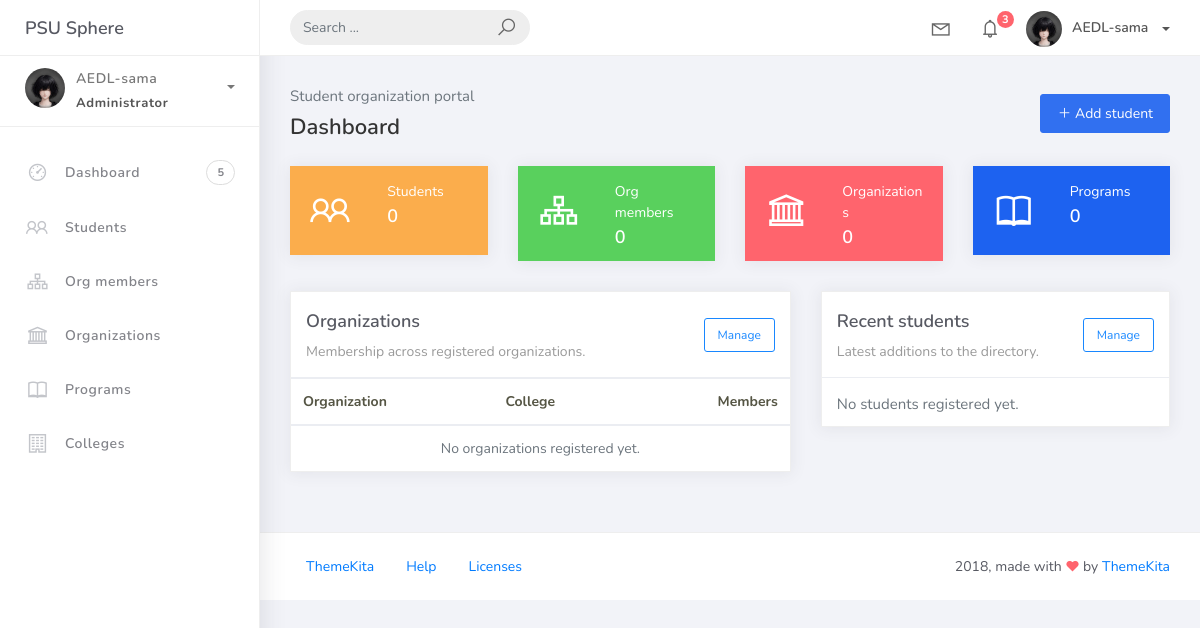
Page /index.html on the earlier database version.
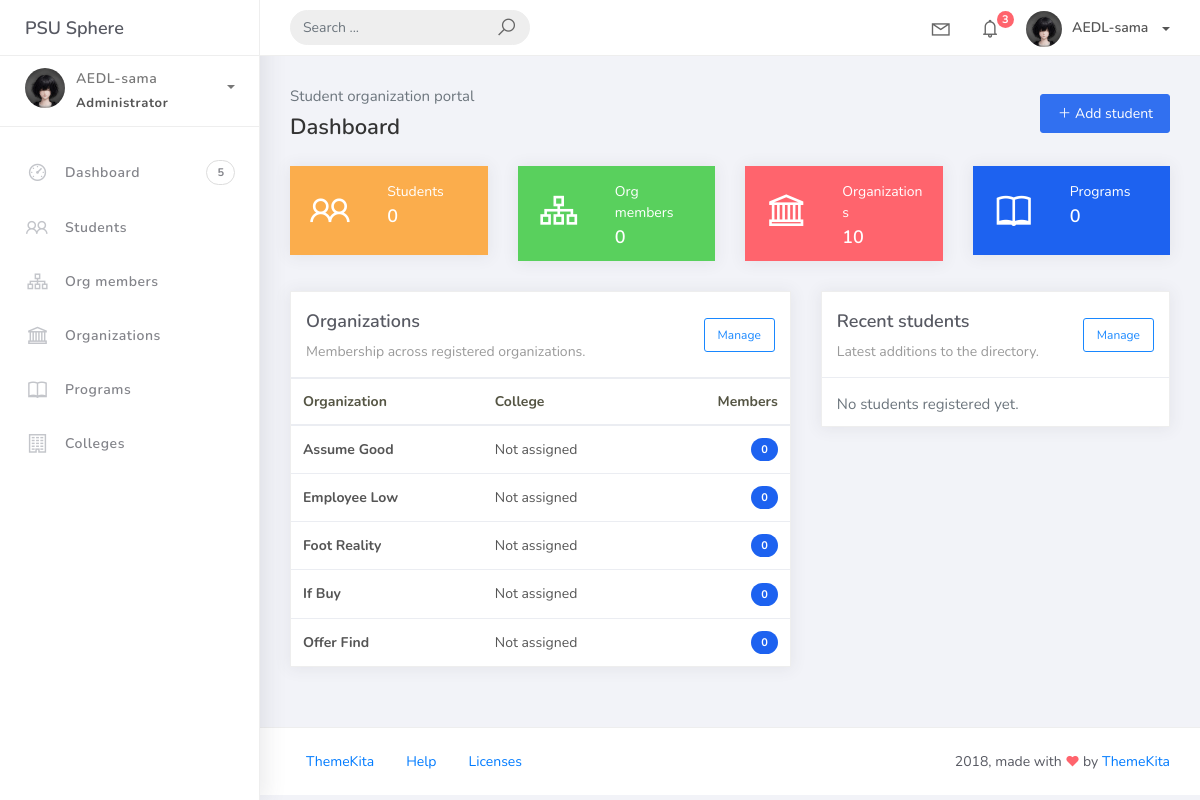
Same page on the later database version.
### studentorg/models.py (models this page shows, shortened)
class BaseModel(models.Model):
    created_at = models.DateTimeField(auto_now_add=True, db_index=True)
    updated_at = models.DateTimeField(auto_now=True)
    class Meta:
        abstract = True

class Organization(BaseModel):
    name = models.CharField(max_length=250)
    college = models.ForeignKey(College, null=True, blank=True, on_delete=models.CASCADE)
    description = models.CharField(max_length=500)

### studentorg/views.py (the view)
# urls.py: path('index.html', dashboard, name='index'),
def dashboard(request):
    context = {
        "student_count": Student.objects.count(),
        "member_count": OrgMember.objects.count(),
        "organization_count": Organization.objects.count(),
        "program_count": Program.objects.count(),
        "college_count": College.objects.count(),
        "organizations": Organization.objects.annotate(member_count=Count("orgmember")).order_by("name")[:5],
        "recent_students": Student.objects.select_related("program").order_by("-created_at")[:5],
    }
    return render(request, "index.html", context)

### templates/index.html (shortened to what this page needs)
{% extends 'base.html' %}
{% block content %}
<div class="container-fluid">
	<div class="d-flex align-items-center justify-content-between mb-4">
		<div>
			<p class="text-muted mb-1">Student organization portal</p>
			<h4 class="page-title mb-0">Dashboard</h4>
		</div>
		<a href="{% url 'student-list' %}" class="btn btn-primary"><i class="la la-plus"></i> Add student</a>
	</div>
	<div class="row">
		<div class="col-md-3"><div class="card card-stats card-warning"><div class="card-body"><div class="row"><div class="col-5"><div class="icon-big text-center"><i class="la la-users"></i></div></div><div class="col-7"><div class="numbers"><p class="card-category">Students</p><h4 class="card-title">{{ student_count }}</h4></div></div></div></div></div></div>
		<div class="col-md-3"><div class="card card-stats card-success"><div class="card-body"><div class="row"><div class="col-5"><div class="icon-big text-center"><i class="la la-sitemap"></i></div></div><div class="col-7"><div class="numbers"><p class="card-category">Org members</p><h4 class="card-title">{{ member_count }}</h4></div></div></div></div></div></div>
		<div class="col-md-3"><div class="card card-stats card-danger"><div class="card-body"><div class="row"><div class="col-5"><div class="icon-big text-center"><i class="la la-institution"></i></div></div><div class="col-7"><div class="numbers"><p class="card-category">Organizations</p><h4 class="card-title">{{ organization_count }}</h4></div></div></div></div></div></div>
		<div class="col-md-3"><div class="card card-stats card-primary"><div class="card-body"><div class="row"><div class="col-5"><div class="icon-big text-center"><i class="la la-book"></i></div></div><div class="col-7"><div class="numbers"><p class="card-category">Programs</p><h4 class="card-title">{{ program_count }}</h4></div></div></div></div></div></div>
	</div>
	<div class="row">
		<div class="col-lg-7">
			<div class="card">
				<div class="card-header d-flex justify-content-between align-items-center"><div><div class="card-title mb-1">Organizations</div><div class="card-category">Membership across registered organizations.</div></div><a href="{% url 'organization-list' %}" class="btn btn-sm btn-outline-primary">Manage</a></div>
				<div class="card-body p-0"><div class="table-responsive"><table class="table table-hover mb-0"><thead><tr><th>Organization</th><th>College</th><th class="text-right">Members</th></tr></thead><tbody>{% for organization in organizations %}<tr><td><strong>{{ organization.name }}</strong></td><td>{{ organization.college|default:"Not assigned" }}</td><td class="text-right"><span class="badge badge-primary">{{ organization.member_count }}</span></td></tr>{% empty %}<tr><td colspan="3" class="text-center text-muted py-4">No organizations registered yet.</td></tr>{% endfor %}</tbody></table></div></div>
			</div>
		</div>
		<div class="col-lg-5">
			<div class="card">
				<div class="card-header d-flex justify-content-between align-items-center"><div><div class="card-title mb-1">Recent students</div><div class="card-category">Latest additions to the directory.</div></div><a href="{% url 'student-list' %}" class="btn btn-sm btn-outline-primary">Manage</a></div>
				<div class="card-body"><div class="list-group list-group-flush">{% for student in recent_students %}<div class="list-group-item px-0 d-flex justify-content-between align-items-center"><div><strong>{{ student.lastname }}, {{ student.firstname }}</strong><small class="d-block text-muted">{{ student.student_id }} · {{ student.program }}</small></div><i class="la la-angle-right text-muted"></i></div>{% empty %}<p class="text-muted mb-0">No students registered yet.</p>{% endfor %}</div></div>
			</div>
		</div>
	</div>
</div>
{% endblock %}
{% load static %}
{% load static %}

### templates/base.html (shortened to what this page needs)
{% load static %}
<!DOCTYPE html>
<html>
<head>
	<link rel="stylesheet" href="{% static 'css/bootstrap.min.css' %}">
	<link rel="stylesheet" href="{% static 'css/ready.css' %}">
	<link rel="stylesheet" href="{% static 'css/demo.css' %}">
</head>
<body>
	<div class="wrapper">
		<div class="main-header">
			<div class="logo-header">
				<a href="{% url 'index' %}" class="logo">
					PSU Sphere
				</a>
			</div>
			<nav class="navbar navbar-header navbar-expand-lg">
				<div class="container-fluid">
					<form class="navbar-left navbar-form nav-search mr-md-3" method="get" action="{% if request.resolver_match.url_name == 'index' %}{% url 'student-list' %}{% else %}{{ request.path }}{% endif %}">
						<div class="input-group">
							<input type="search" name="q" value="{{ request.GET.q|default:'' }}" placeholder="Search ..." class="form-control" aria-label="Search records">
							<div class="input-group-append">
								<button type="submit" class="input-group-text border-0" aria-label="Submit search">
									<i class="la la-search search-icon"></i>
								</button>
							</div>
						</div>
					</form>
					<ul class="navbar-nav topbar-nav ml-md-auto align-items-center">
						<li class="nav-item dropdown hidden-caret">
							<a class="nav-link dropdown-toggle" href="#" id="navbarDropdown" role="button" data-toggle="dropdown" aria-haspopup="true" aria-expanded="false">
								<i class="la la-envelope"></i>
							</a>
						</li>
						<li class="nav-item dropdown hidden-caret">
							<a class="nav-link dropdown-toggle" href="#" id="navbarDropdown" role="button" data-toggle="dropdown" aria-haspopup="true" aria-expanded="false">
								<i class="la la-bell"></i>
								<span class="notification">3</span>
							</a>
						</li>
						<li class="nav-item dropdown">
							<a class="dropdown-toggle profile-pic" data-toggle="dropdown" href="#" aria-expanded="false"> <img src="{% static 'img/icon.png' %}" alt="user-img" width="36" class="img-circle"><span >AEDL-sama</span></span> </a>
							</li>
						</ul>
					</div>
				</nav>
			</div>
			<div class="sidebar">
				<div class="scrollbar-inner sidebar-wrapper">
					<div class="user">
						<div class="photo">
							<img src="{% static 'img/icon.png' %}">
						</div>
						<div class="info">
							<a class="" data-toggle="collapse" href="#collapseExample" aria-expanded="true">
								<span>
									AEDL-sama
									<span class="user-level">Administrator</span>
									<span class="caret"></span>
								</span>
							</a>
						</div>
					</div>
					<ul class="nav">
						<li class="nav-item">
							<a href="{% url 'index' %}">
								<i class="la la-dashboard"></i>
								<p>Dashboard</p>
								<span class="badge badge-count">5</span>
							</a>
						</li>
						<li class="nav-item"><a href="{% url 'student-list' %}"><i class="la la-users"></i><p>Students</p></a></li>
						<li class="nav-item"><a href="{% url 'member-list' %}"><i class="la la-sitemap"></i><p>Org members</p></a></li>
						<li class="nav-item"><a href="{% url 'organization-list' %}"><i class="la la-institution"></i><p>Organizations</p></a></li>
						<li class="nav-item"><a href="{% url 'program-list' %}"><i class="la la-book"></i><p>Programs</p></a></li>
						<li class="nav-item"><a href="{% url 'college-list' %}"><i class="la la-building"></i><p>Colleges</p></a></li>
					</ul>
				</div>
			</div>
			<div class="main-panel">
				<div class="content">
					{% block content %}
					{% endblock %}
				</div>
				<footer class="footer">
					<div class="container-fluid">
						<nav class="pull-left">
							<ul class="nav">
								<li class="nav-item">
									<a class="nav-link" href="http://www.themekita.com">
										ThemeKita
									</a>
								</li>
								<li class="nav-item">
									<a class="nav-link" href="#">
										Help
									</a>
								</li>
								<li class="nav-item">
									<a class="nav-link" href="https://themewagon.com/license/#free-item">
										Licenses
									</a>
								</li>
							</ul>
						</nav>
						<div class="copyright ml-auto">
							2018, made with <i class="la la-heart heart text-danger"></i> by <a href="http://www.themekita.com">ThemeKita</a>
						</div>
					</div>
				</footer>
			</div>
		</div>
</body>
</html>

Differences in the rows shown:
added Organization: name "Assume Good", college "Not assigned", member_count "0"
added Organization: name "Employee Low", college "Not assigned", member_count "0"
added Organization: name "Foot Reality", college "Not assigned", member_count "0"
added Organization: name "If Buy", college "Not assigned", member_count "0"
added Organization: name "Offer Find", college "Not assigned", member_count "0"
Other differences:
{{ organization_count }}: "0" → "10"
text no longer shown: "No organizations registered yet."
